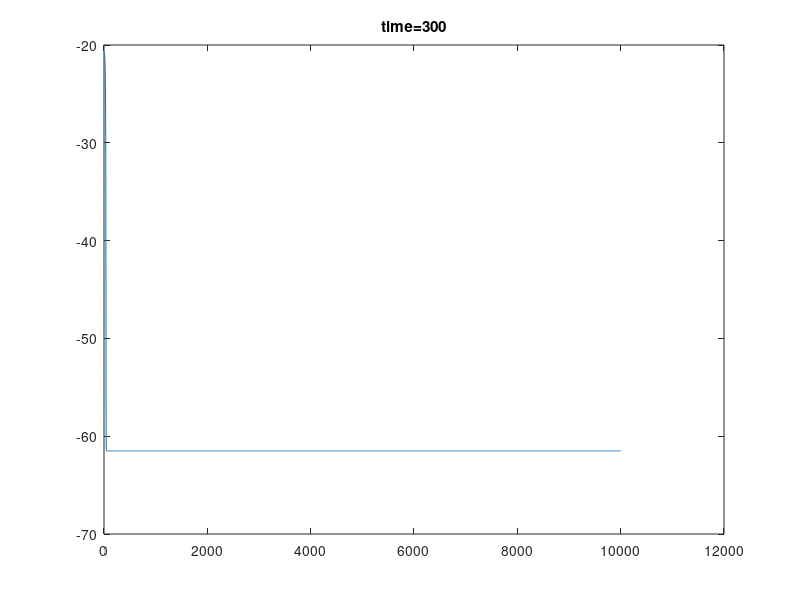

MATLAB code for this plot:
function [] = Richard1d_Demo3()
% Richars equation 1D solver tester.
% The function focus on fix Dirichlet BC.
% This function serves as a Demo for all Richard solver developed in this
% project.
% Demo3: use shirft matrix operation to formulate function of ax=b;
%
% Input parameters:
%
% Output parameters:
%
% Examples:
%
% % Short description of example, followed by Matlab code line
% >> matlab code of example
%
% See also: 
% Author:   Wei Xing
% History:  06/05/2017  file created
%
%% Parameter Initial 
%     % Set standard initialization parameter
%        InitOptStandard = [0.2, 0.25, 0];
%        % InitRand = 0.3 (use normal random inoculation with 30% of domain of variables),
%        % InitNindKeep = 0.2 (keep 20% maximal)
%        % InitNindUniform = 0 (create no random individuals)
%     % Check input parameters
%        % At least the first 2 input parameters are necessary
%        if nargin < 2,  error('Not enough input parameters (at least 2 parameters - individuals and Nind)'); end
%        if isnan(PopInit), PopInit = []; end
%        % The 3. input parameter is optional, default is []
%        if nargin < 3,  VLUB = []; end
%     % the 4. input parameter is optional and can contain multiple options
%        if nargin < 4, InitOpt = []; end
%        if isnan(InitOpt), InitOpt = []; end
%        % When too many options are contained in InitOpt, issue a warning and 
%        % shorten the parameter vector
%        if length(InitOpt) > length(InitOptStandard), 
%           InitOpt = InitOpt(1:length(InitOptStandard)); 
%           warning(' Too many parameters in InitOpt! InitOpt was shortened.');
%        end
tic
%% Setup
% Spatial setup
lengthZ=10000;
deltaZ=1;
nZ=lengthZ/deltaZ+1;

% Temporal setup
lengthTime=300;
deltaT=1;
nTime=lengthTime/deltaT;

% Iteration solver setup
nMaxIteration=1000;
maxIteError=0.1;


%% Initialize mesh
% [X,Z] = meshgrid(0:deltaX:lengthX,0:deltaZ:lengthZ);
[Z] = ndgrid(0:deltaZ:lengthZ);
mesh.lengthZ=lengthZ;
mesh.deltaZ=deltaZ;
mesh.nZ=nZ;


%%  Permeability field
scale=0.005;        % overall magnitude of the permeability field. decide the changing speed.
lengthcale=10;     %larger number means less stochastic (more correlation as one zooms in the 
                    %field) field. Thus gives smoother result.
% mesh.Ks=permeabilityField([Z(:)],lengthcale)*scale;


%% initial conditions and boundary value (DBC)
h_init=ones(nZ,1)*-61.5; %value for all initial points
h_init(1,1)=-20.7;       %value for top DBC
h_init(end,1)=-61.5;     %value for bottom DBC

mesh.dbcFlag=zeros(nZ,1);     %specify DBC location
mesh.dbcFlag(1)=1;
mesh.dbcFlag(end)=1;


%% Auxiliary variable   
% P=diag(dbcFlag);  picking up matrix
dbcIndex=find(mesh.dbcFlag);     %specify DBC index for later fitting in value
nodeIndex=find(~mesh.dbcFlag);   %specify free node index

nNode=sum(~mesh.dbcFlag);        %number of free node


%% Main 
mesh.H=h_init;

mesh.C=theataDifFunc(mesh.H);
mesh.K=kFunc(mesh.H);


for t=1:nTime
    
    mesh=picardUpdate(mesh,deltaT,nMaxIteration,maxIteError);   
    TheataRecord(:,:,t)=mesh.H;
    
end

toc  
figure(1)
for t=1:nTime
    plot(TheataRecord(:,:,t))
    title(sprintf('time=%i',t))
    drawnow
    frame(t)=getframe;

end

  
end
%%
function mesh=picardUpdate(mesh,deltaT,nMaxIteration,maxIteError)
%update mesh value using Picards iteration
  
    previousH=mesh.H;
    
    %main
    
    for k=1:nMaxIteration 
        H0=mesh.H;  %preserved for iteration compare
        
        %update mesh value 
        mesh.C=theataDifFunc(mesh.H);
        mesh.K=kFunc(mesh.H);
        
        [A,B]=picardAxbForm2(mesh,previousH,deltaT);
        %solve linear equation
        h=A\(B);
        
        %update mesh value
        nodeIndex=find(~mesh.dbcFlag);   %specify free node index   
        mesh.H(nodeIndex)=h;
         
        %stopping criteria
        sseIte=sum((mesh.H(:)-H0(:)).^2);
        if sqrt(sseIte)<maxIteError 
            break 
        end
        
    end


end

function [A,B]=picardAxbForm(mesh,previousH,deltaT)
%calculate linear system equation Ax=B of free node.
% This function is probabilly the fastest as not auxiliary shirft
% matrix/Picking up matrix is formed explicitly. All done by matrix
% indexing and circshirft

    % Auxiliary variable   
    dbcIndex=find(mesh.dbcFlag);     %specify DBC index for later fitting in value
    nodeIndex=find(~mesh.dbcFlag);   %specify free node index
    nNode=sum(~mesh.dbcFlag);        %number of free node   

    deltaZ=mesh.deltaZ;
    nZ=mesh.nZ;

    %main
%     C=theataDifFunc(mesh.H);
%     K=kFunc(mesh.H);
    
    C=mesh.C;
    K=mesh.K;
    
%     K=kFieldFunc(mesh.H,mesh.Ks);

    centerDiag = (2.*K+ circshift(K,1)+circshift(K,-1))/(2*deltaZ^2)+C/deltaT;  %A_center diagonal %first and last elements are meaningless                    
    upDiag     = (K+ circshift(K,1))/(-2*deltaZ^2);                                %A_up     diagonal %first and last elements are meaningless                  
    downDiag   = (K+ circshift(K,-1))/(-2*deltaZ^2);                               %A_down   diagonal %first and last elements are meaningless 

    B          = -(circshift(K,-1)-circshift(K,1))/(2*deltaZ)+previousH.*C/deltaT;

    %make spare A                    
    %Todo this part may be improved using better sparse diag
    Amethod=1;
    switch Amethod 
        case 1      %Very fast
            A_all=spdiags(centerDiag,0,nZ,nZ) +circshift(spdiags(upDiag,0,nZ,nZ),[0,-1]) +circshift(spdiags(downDiag,0,nZ,nZ),[0,1]);                                          
        case 2
            A_all=sparse (diag(centerDiag,0) +circshift(diag(upDiag,0),[0,-1]) +circshift(diag(downDiag,0),[0,1]));       
        otherwise 
    end

    %pick free node and componsate for dbc involved 

    B=B(nodeIndex)-A_all(nodeIndex,dbcIndex)*mesh.H(dbcIndex);
    A=A_all(nodeIndex,nodeIndex);

end


% POD picardAxbForm
function [A,B]=picardAxbForm2(mesh,previousH,deltaT)
%calculate linear system equation Ax=B of free node with shirft matrix

    % Auxiliary variable   
    dbcIndex=find(mesh.dbcFlag);     %specify DBC index for later fitting in value
    nodeIndex=find(~mesh.dbcFlag);   %specify free node index
    nNode=sum(~mesh.dbcFlag);        %number of free node   

    deltaZ=mesh.deltaZ;
    nZ=mesh.nZ;
   
    C=mesh.C;
    K=mesh.K;
    
    % P=diag(dbcFlag);
    % P=spdiags(dbcFlag,0,nZ,nZ)
    
    % Calculation
    
    Amethod=1;
    switch Amethod
        case 1  %vary fast
            UpShift1Eye =circshift(speye(nZ),[-1,0]);
            lowShift1Eye=circshift(speye(nZ),[1,0]);
        case 2  %fast              
            UpShift1Eye =circshift(spdiags(ones(nZ,1),0,nZ,nZ),[-1,0]);
            lowShift1Eye=circshift(spdiags(ones(nZ,1),0,nZ,nZ),[1,0]);
        case 3  %DONT use 
        % If sparse matrix is not adopted. later calculation would be slow!
%             UpShirft1Eye=spdiags(ones(nZ),0,nZ,nZ);
            UpShift1Eye=diag(ones(nZ,1));                  %spdiags and diag takes similar time but different memory 
            UpShift1Eye=circshift(UpShift1Eye,[-1,0]);    %circshift is quick and use almost no time 
            lowShift1Eye=diag(ones(nZ,1));
            lowShift1Eye=circshift(lowShift1Eye,[1,0]);
    end
    
%     K=kFieldFunc(mesh.H,mesh.Ks);
    
    Amethod=1;
    switch Amethod
        case 1  
            %write 3 diagonal band  %very fast. as avoid matrix 
            %calculation and use a element wise operation.
            centerDiag = (2.*K+ lowShift1Eye*K+UpShift1Eye*K)/(2*deltaZ^2)+C/deltaT;       %A_center diagonal %first and last elements are meaningless                    
            upDiag     = (K+ lowShift1Eye*K)/(-2*deltaZ^2);                                %A_up     diagonal %first and last elements are meaningless                  
            downDiag   = (K+ UpShift1Eye*K)/(-2*deltaZ^2);                                 %A_down   diagonal %first and last elements are meaningless         
        case 2     
            %rewrite 3 diagonal band  %fast. do matrix calculation though
            %using sparse operations.
            centerDiag = (2.*speye(nZ)+lowShift1Eye+UpShift1Eye)./(2*deltaZ^2)*K+C/deltaT;   
            upDiag     = (speye(nZ)+lowShift1Eye)./(2*deltaZ^2)*K;
            downDiag   = (speye(nZ)+UpShift1Eye)./(2*deltaZ^2)*K;
    end
    
    B          = -(UpShift1Eye*K-lowShift1Eye*K)/(2*deltaZ)+previousH.*C/deltaT;

    %make spare metrix A                    
    %Todo this part may be improved using better sparse diag
    Amethod=4;
    switch Amethod 
        case 1      %Very fast
            A_all=spdiags(centerDiag,0,nZ,nZ) +circshift(spdiags(upDiag,0,nZ,nZ),[0,-1]) +circshift(spdiags(downDiag,0,nZ,nZ),[0,1]);                                          
        case 2      %Slow. Always NOT creat full matrix and then sparse it.
            A_all=sparse (diag(centerDiag,0) +circshift(diag(upDiag,0),[0,-1]) +circshift(diag(downDiag,0),[0,1]));   
        case 3      %not necessary but show a more clear formulation
            left1Eye=circshift(spdiags(ones(nZ),0,nZ,nZ),[0,-1]);
            right1Eye=circshift(spdiags(ones(nZ),0,nZ,nZ),[0,1]);
            A_all=spdiags(centerDiag,0,nZ,nZ) +spdiags(upDiag,0,nZ,nZ)*left1Eye + spdiags(downDiag,0,nZ,nZ)*right1Eye;   
        case 4
            A_all=spdiags(centerDiag,0,nZ,nZ) +spdiags(upDiag,0,nZ,nZ)*lowShift1Eye + spdiags(downDiag,0,nZ,nZ)*UpShift1Eye;  
        case 5
%             A_all=spdiags(centerDiag,0,nZ,nZ) +spdiags(upDiag,0,nZ,nZ)*lowShift1Eye + spdiags(downDiag,0,nZ,nZ)*UpShift1Eye;  
        case 6
            A_all=centerDiag*speye(nZ) +upDiag*speye(nZ)*lowShift1Eye + downDiag*speye(nZ)*lowShift1Eye;  
        otherwise 
    end

    %pick free node and componsate for dbc involved 

    B=B(nodeIndex)-A_all(nodeIndex,dbcIndex)*mesh.H(dbcIndex);
    A=A_all(nodeIndex,nodeIndex);

end




%% 
function mesh=picardUpdate2(mesh,deltaT,nMaxIteration,maxIteError)
% update mesh value using Picards iteration including calculate linear system equation Ax=B of free node.

    % Auxiliary variable   
    dbcIndex=find(mesh.dbcFlag);     %specify DBC index for later fitting in value
    nodeIndex=find(~mesh.dbcFlag);   %specify free node index
    nNode=sum(~mesh.dbcFlag);        %number of free node   
    
    deltaZ=mesh.deltaZ;
    nZ=mesh.nZ;
    
    previousH=mesh.H;
    
    %main
    for k=1:nMaxIteration 
    
        H0=mesh.H;  %preserved for iteration compare
                
        C=theataDifFunc(mesh.H);
        K=kFunc(mesh.H);
%         K=kFieldFunc(mesh.H,mesh.Ks);

        centerDiag = (2.*K+ circshift(K,1)+circshift(K,-1))/(2*deltaZ^2)+C/deltaT;  %A_center diagonal %first and last elements are meaningless                    
        upDiag     = (K+ circshift(K,1))/(-2*deltaZ^2);                                %A_up     diagonal %first and last elements are meaningless                  
        downDiag   = (K+ circshift(K,-1))/(-2*deltaZ^2);                               %A_down   diagonal %first and last elements are meaningless 

        B      = (circshift(K,-1)-circshift(K,1))/(2*deltaZ)-previousH.*C/deltaT;

        %make spare A                    
        %Todo this part maybe improved using better sparse diag
        Amethod=1;
        switch Amethod 
            case 1      %Very fast
                A_all=spdiags(centerDiag,0,nZ,nZ) +circshift(spdiags(upDiag,0,nZ,nZ),[0,-1]) +circshift(spdiags(downDiag,0,nZ,nZ),[0,1]);                                          
            case 2
                A_all=sparse (diag(centerDiag,0) +circshift(diag(upDiag,0),[0,-1]) +circshift(diag(downDiag,0),[0,1]));       
            otherwise 
        end

        %pick free node and componsate for dbc involved 

        B=B(nodeIndex)+A_all(nodeIndex,dbcIndex)*mesh.H(dbcIndex);
        A=A_all(nodeIndex,nodeIndex);


        %solve linear equation
        h=A\(-B);
        mesh.H(nodeIndex)=h;
        
        %stopping criteria
        sseIte=sum((mesh.H(:)-H0(:)).^2);
        if sqrt(sseIte)<maxIteError 
            break 
        end
        
    end
       
            
end



%% 
function picardAbForm()
% different way to update mesh value using Picards iteration including calculate linear system equation Ax=B of free node.

            imethod=3;
            switch imethod 
                case 1      %simple, easy to understand but slow program
                    
                    indexMatrix=zeros(nZ,1);
                    indexMatrix(2:end-1)=1:nZ-2;                
                    i=1;
                    
                    for j =2:nZ-1

                        kHalfUp   =(K(j,i)+K(j-1,i))/2;
                        kHalfDown =(K(j,i)+K(j+1,i))/2;

                        cCenter=C(j,i);

                        wUp   = -kHalfUp  ./deltaZ^2;
                        wDown = -kHalfDown./deltaZ^2;

                        wCenter=cCenter/deltaTime-wUp-wDown;
                        b=(kHalfDown-kHalfUp)/deltaZ-H_PreviousTime(j,i)*cCenter/deltaTime;

                        indexCenter=indexMatrix(j,i);
                        indexUp=indexMatrix(j-1,i);
                        indexDown=indexMatrix(j+1,i);

                        %Check BC and modify 
                        %check if top BC
                        if j==2 
                            indexUp=0;
                            b=b+wUp*H(j-1,i);
                        end

                        %check if bottom BC
                        if j==nZ-1 
                            indexDown=0;
                            b=b+wDown*H(j+1,i);
                        end

                        if indexUp>0 A(indexCenter,indexUp)=wUp; end
                        if indexDown>0 A(indexCenter,indexDown)=wDown; end

                        A(indexCenter,indexCenter)=wCenter;
                        B(indexCenter,1)=b;

                    end
                    
                case 2         %% Method II semi-Vectorize code (prepare for Method III)        
                    
                    Atemp=zeros(nZ);
                    Btemp=zeros(nZ,1);
%                     nZ=nNode;

                    for i=2:nZ-1    % for all non-boundary points
                       Atemp(i,i)   = (2*K(i)+ K(i-1)+K(i+1))/(2*deltaZ^2)+C(i)/deltaTime;
                       Atemp(i,i-1) = (K(i)+ K(i-1))/(-2*deltaZ^2);
                       Atemp(i,i+1) = (K(i)+ K(i+1))/(-2*deltaZ^2); 
                       Btemp(i)     = (K(i+1)-K(i-1))/(2*deltaZ)-H_PreviousTime(i)*C(i)/deltaTime;

                    end

                    A=Atemp(nodeIndex,nodeIndex);
                    B=Btemp(nodeIndex)+Atemp(nodeIndex,dbcIndex)*H(dbcIndex);
                    
                case 3      %% Method III Vectorize code    
                    
                    centerDiag = (2.*K+ circshift(K,1)+circshift(K,-1))/(2*deltaZ^2)+C/deltaTime;  %A_center diagonal %first and last elements are meaningless                    
                    upDiag     = (K+ circshift(K,1))/(-2*deltaZ^2);                                %A_up     diagonal %first and last elements are meaningless                  
                    downDiag   = (K+ circshift(K,-1))/(-2*deltaZ^2);                               %A_down   diagonal %first and last elements are meaningless 
                        
                    Btemp      = (circshift(K,-1)-circshift(K,1))/(2*deltaZ)-H_PreviousTime.*C/deltaTime;
                                      
                    %make spare A                    
                    %Todo this part maybe improved using better sparse diag
                    Amethod=1;
                    switch Amethod 
                        case 1      %Very fast
                            Atemp=spdiags(centerDiag,0,nZ,nZ) +circshift(spdiags(upDiag,0,nZ,nZ),[0,-1]) +circshift(spdiags(downDiag,0,nZ,nZ),[0,1]);                                          
                        case 2
                            Atemp=sparse (diag(centerDiag,0) +circshift(diag(upDiag,0),[0,-1]) +circshift(diag(downDiag,0),[0,1]));       
                        otherwise 
                    end
                                                                        
                    %pick free node and componsate for dbc involved 
                    A=Atemp(nodeIndex,nodeIndex);
                    B=Btemp(nodeIndex)+Atemp(nodeIndex,dbcIndex)*H(dbcIndex);
             
                otherwise 
                    error('no such method')
            end
    end



%% Other functions
function theata=theataFunc(h)
theataS=0.287;
theataR=0.075;
alpha=1.611e6;
beta=3.96;

result=alpha.*(theataS-theataR)/(alpha+abs(h).^beta)+theataR;
end

function theataDif=theataDifFunc(h)
theata_s=0.287;
theata_r=0.075;
alpha=1.611e6;
beta=3.96;

theataDif=-alpha.*(theata_s-theata_r).*-1.*(alpha+abs(h).^beta).^(-2).*abs(h).^(beta-1);

end

function result=kFunc(h)
rho=1.175e6;
r=4.74;
k_s=0.00944;

result=k_s.*rho./(rho+abs(h).^r);
end

function result=kFieldFunc(h,ks)
% h and k must be the same sizes
rho=1.175e6;
r=4.74;

result=ks.*rho./(rho+abs(h).^r);
end

%% permeability field generator
function Ks=permeabilityField(X,lengthcale)
% permeability generator (log-normal) given X coordinates and measure lengthscale.
%
% log(ks)=z~N(0,cov(x1,x2))
% cov[z_{12}]=cov(x1,x2)=exp(-|x1-x2|/c) and E[z]=0
%
% pointCoordinate=[X(:),Z(:)];

%larger number means less stochastic field. Thus less smooth.
% lengthcale=10; 

[nX,dimX]=size(X);

%calculate distance matrix
distance = pdist(X);
distanceMatrix = squareform(distance);

%calculate covariance matrix
covMatrix=exp(-distanceMatrix./lengthcale);    

% KL decomposition on covariance matrix via SVD/eigen decomposition
% [klBasis,klEigenValue] = eigs(covMatrix,nY*nX); 
[klBasis,klEigenValue,~] = svds(covMatrix,nX); 


% [nKlBasis,~]=sizes(klBasis);


%Generate independent normal samples 
seed=101;
rng(seed);
sample= randn(nX,1);

%make multivariate Gaussian distributions with samples. zero mean.
%Covariance specified though KL basis.
Ks=klBasis*sqrt(klEigenValue)*sample;
% Ks=reshape(Ks,nY,nX);

% a log (multi) normal permeability field
Ks=exp(Ks);

end

